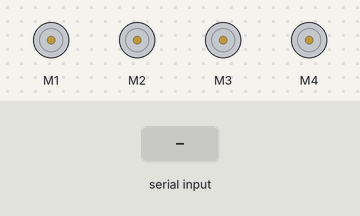
The sketch below on a simulated Arduino Uno, built with avr-gcc and run on an emulated ATmega328P. Shown: 4 × DC motor (green arrow = forward, orange = backward, longer = faster). Inputs (shaded band) come from the test bench.

Above: at 1.2 s.
1.3 s: "F" received over the second serial link
At 1.7 s:
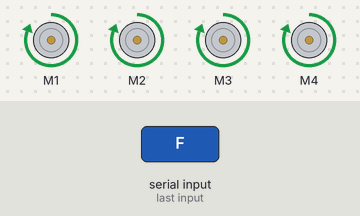
2.8 s: "B" received over the second serial link
At 4.0 s:
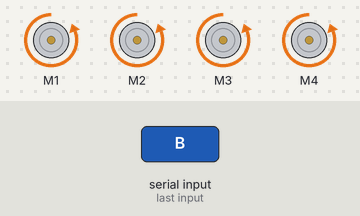
4.3 s: "L" received over the second serial link
At 5.2 s:
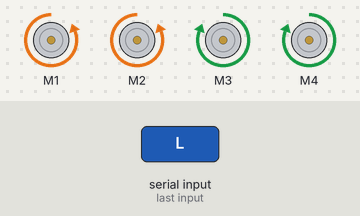
5.8 s: "R" received over the second serial link
At 6.3 s:
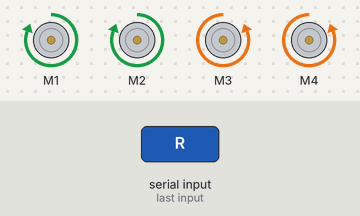
7.3 s: "1" received over the second serial link
At 8.6 s:
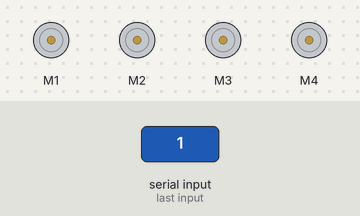
Timing chart, 0 to 9.8 s (numbered marks = the images above; inputs shaded):
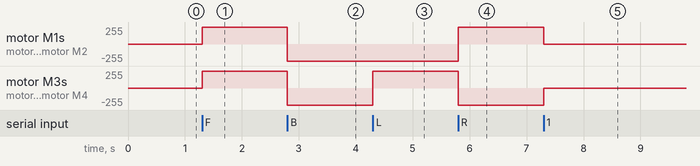

Measured:
- after the input at 1.3 s, motor M1–4: stopped → forward 255/255 at once
- after the input at 2.8 s, motor M1–4: forward 255/255 → backward 255/255 at once
- after the input at 4.3 s, motor M3, motor M4: backward 255/255 → forward 255/255 at once
- after the input at 5.8 s, motor M1, motor M2: backward 255/255 → forward 255/255 at once; motor M3, motor M4: forward 255/255 → backward 255/255 at once
- after the input at 7.3 s, motor M1, motor M2: forward 255/255 → stopped at once; motor M3, motor M4: backward 255/255 → stopped at once

The sketch:

Arduino_Bluetooth_Car.ino
```cpp
// (licence header left out)
#include <AFMotor.h>
#include <SoftwareSerial.h>

SoftwareSerial bt(9,10); // RX, TX
char data;

  AF_DCMotor M1(1);
  AF_DCMotor M2(2);
  AF_DCMotor M3(3);
  AF_DCMotor M4(4);

void setup()
{
  bt.begin(9600);
}

void loop()
{
  if(bt.available()>0)
  {
    data = bt.read();

    stop(); // for stopping the motors initially

    switch(data)
    {
      case 'F':
      {
        Fw(); // for Forward
        break;
      }
      case 'B':
      {
        Bw(); // for Backward
        break;
      }
      case 'L':
      {
        Lf(); // for Left
        break;
      }
      case 'R':
      {
        Rt(); // for Right
        break;
      }
    }
  }

}

void Fw() // for Forward
{
       M1.setSpeed(255);
        M1.run(FORWARD);

        M2.setSpeed(255);
        M2.run(FORWARD);

        M3.setSpeed(255);
        M3.run(FORWARD);

        M4.setSpeed(255);
        M4.run(FORWARD);

}

void Bw() // for Backward
{
        M1.setSpeed(255);
        M1.run(BACKWARD);

        M2.setSpeed(255);
        M2.run(BACKWARD);

        M3.setSpeed(255);
        M3.run(BACKWARD);

        M4.setSpeed(255);
        M4.run(BACKWARD);

}

void Lf() // for Left
{
        M1.setSpeed(255);
        M1.run(BACKWARD);

        M2.setSpeed(255);
        M2.run(BACKWARD);

        M3.setSpeed(255);
        M3.run(FORWARD);

        M4.setSpeed(255);
        M4.run(FORWARD);

}

void Rt() // for Right
{
        M1.setSpeed(255);
        M1.run(FORWARD);

        M2.setSpeed(255);
        M2.run(FORWARD);

        M3.setSpeed(255);
        M3.run(BACKWARD);

        M4.setSpeed(255);
        M4.run(BACKWARD);

}

void stop() // for Stop
{
        M1.run(RELEASE);
        M2.run(RELEASE);
        M3.run(RELEASE);
        M4.run(RELEASE);
}
```
